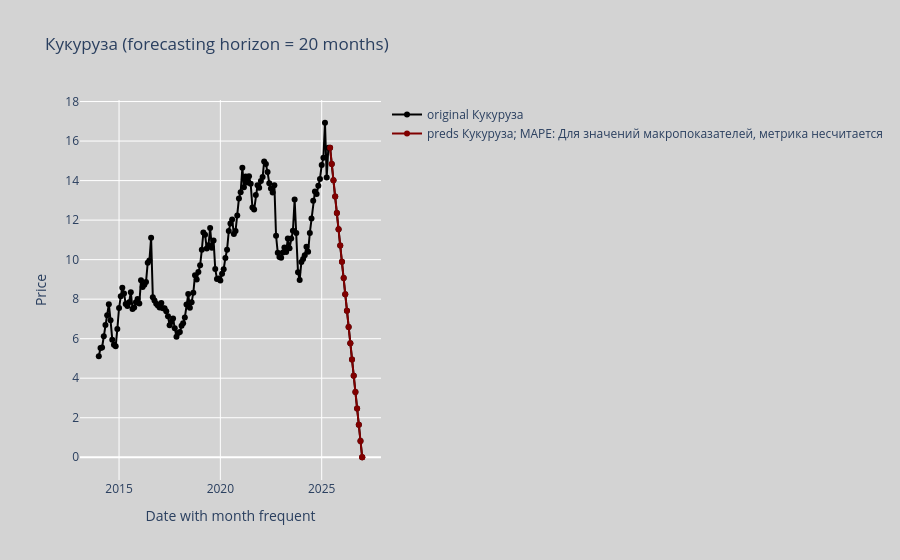

The code cell stored with this chart in its notebook:
### Code cell
from sklearn.metrics import mean_absolute_percentage_error as mape


answer_last = pd.DataFrame([])
df_updated.columns = [col_name.replace("/", " ") for col_name in df_updated.columns]
mape_values = {}
processed_columns = []
for col in list(CATEGORY_MAP.keys()):
    is_predicting_macro = col in macro_updated.columns
    df_for_col = macro_updated if is_predicting_macro else df_updated
    if col in ('Подсолнечное масло (наливом) не бутилированное, не'):
        continue
    category_to_pred = CATEGORY_MAP.get(col, "")
    if category_to_pred == "":
        continue

    cluster_preds, ts_prediction = get_prediction_for_ts(df_updated,
                                                          models[category_to_pred],
                                                          col,
                                                          MODEL_NAME_FOR_FORECASTER,
                                                          macro_updated,
                                                          past_idx,
                                                          future_idx,
                                                          CATEGORY_MAP,
                                                          BEST_PREDICTORS_FOR_INDEX,
                                                          TARGET_COL_SUFFIX,
                                                          FUTURE_FORECASTER_TS_NAME,
                                                          FUTURE_FORECASTER_TS_VALUES,
                                                          USE_FUTURE_COV,
                                                          PREDICTION_HORIZON,
                                                          IS_BACKTEST,
                                                          PREDICTOR_LAG,
                                                          new_dates
                                                        )
    processed_columns.append(col)
    answer_last = pd.concat([answer_last, ts_prediction], axis=1)
    if not is_predicting_macro:
        mape_val = mape(df_for_col.loc[ts_prediction.index][col], ts_prediction[f"{col}_preds"]) if IS_BACKTEST else 0
    else:
        mape_val = None
    mape_values[col] = mape_val
    plot_graphics_for_each_ts(df_for_col[f"{col}"],
                          ts_prediction[f"{col}_preds"],
                          None,
                          col,
                          mape_val,
                          -1,
                          BEST_PREDICTORS_FOR_INDEX[CATEGORY_MAP[col]],
                          "",
                          forecasting_horizon=PREDICTION_HORIZON)

### Figure 1 — Plotly figure (JSON) as saved in the notebook; plotly's stock layout.template omitted (floating-point values rounded to 4 significant figures; data arrays with more than 128 entries replaced by an {"elided": "..."} marker saying what was removed)
{"data": [{"hovertemplate": "<b>Original</b><br>Date: %{x}<br>Price: %{y:.2f}<br><extra></extra>", "line": {"color": "black", "width": 2}, "marker": {"size": 6}, "mode": "lines+markers", "name": "original Кукуруза", "type": "scatter", "x": {"elided": "157 str values"}, "y": {"elided": "157 float values"}}, {"hovertemplate": "<b>Prediction</b><br>Date: %{x}<br>Price: %{y:.2f}<br><extra></extra>", "line": {"color": "maroon", "width": 2}, "marker": {"size": 6}, "mode": "lines+markers", "name": "preds Кукуруза; MAPE: Для значений макропоказателей, метрика несчитается", "type": "scatter", "x": ["2025-06-01T00:00:00", "2025-07-01T00:00:00", "2025-08-01T00:00:00", "2025-09-01T00:00:00", "2025-10-01T00:00:00", "2025-11-01T00:00:00", "2025-12-01T00:00:00", "2026-01-01T00:00:00", "2026-02-01T00:00:00", "2026-03-01T00:00:00", "2026-04-01T00:00:00", "2026-05-01T00:00:00", "2026-06-01T00:00:00", "2026-07-01T00:00:00", "2026-08-01T00:00:00", "2026-09-01T00:00:00", "2026-10-01T00:00:00", "2026-11-01T00:00:00", "2026-12-01T00:00:00", "2027-01-01T00:00:00", "2027-01-01T00:00:00"], "y": [15.66, 14.84, 14.01, 13.19, 12.36, 11.54, 10.72, 9.892, 9.067, 8.243, 7.419, 6.594, 5.77, 4.946, 4.122, 3.297, 2.473, 1.649, 0.8243, 0, 0]}], "layout": {"hovermode": "x unified", "paper_bgcolor": "lightgray", "plot_bgcolor": "lightgray", "showlegend": true, "title": {"text": "Кукуруза (forecasting horizon = 20 months)"}, "xaxis": {"title": {"text": "Date with month frequent"}}, "yaxis": {"title": {"text": "Price"}}}}
